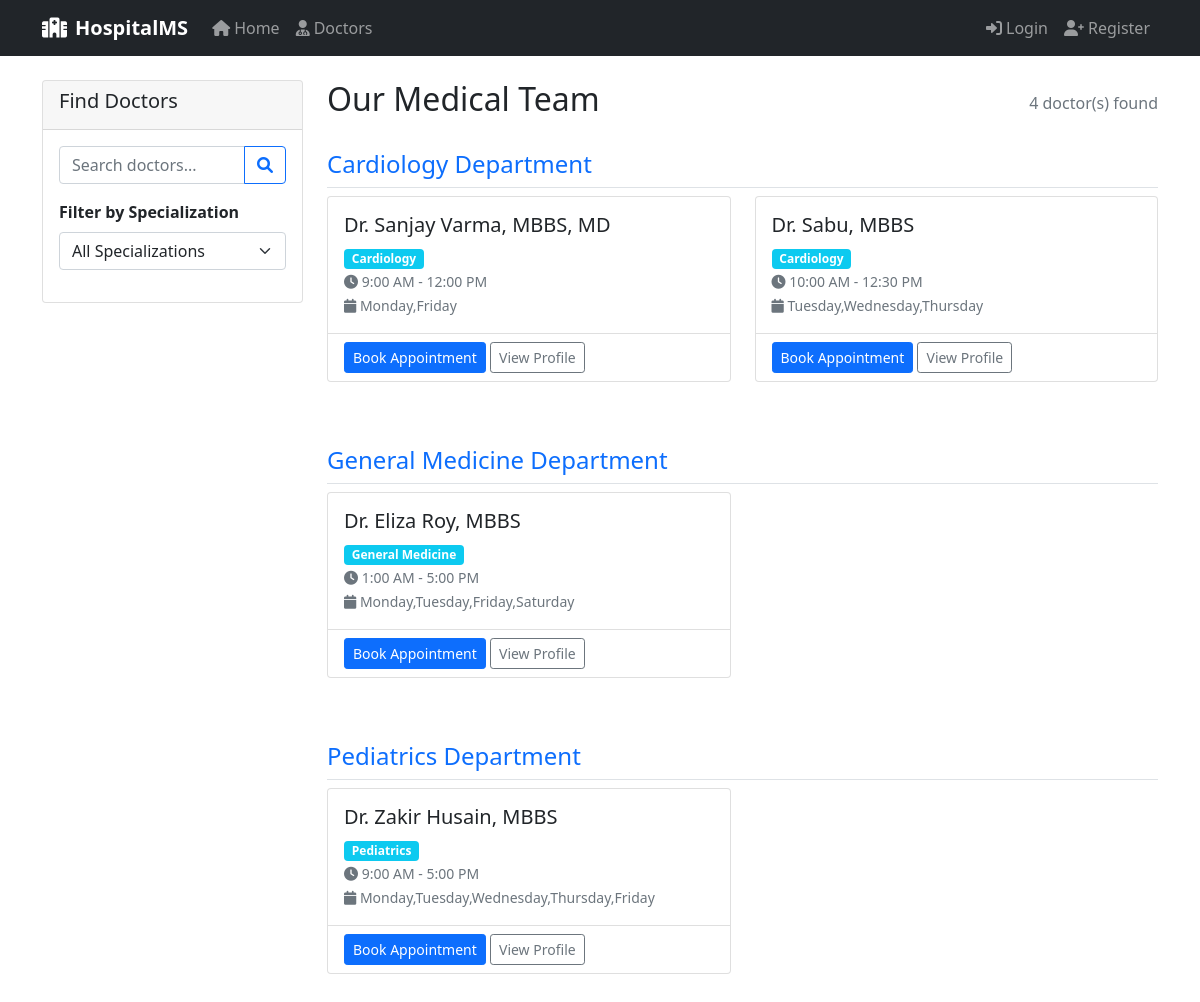
The app's page /doctors/ with its own data.
### hospital/models.py (models this page shows, shortened)
class Doctor(models.Model):
    SPECIALIZATION_CHOICES = [
        ('cardiology', 'Cardiology'),
        ('dermatology', 'Dermatology'),
        ('pediatrics', 'Pediatrics'),
        ('orthopedics', 'Orthopedics'),
        ('neurology', 'Neurology'),
        ('gynecology', 'Gynecology'),
        ('psychiatry', 'Psychiatry'),
        ('dentistry', 'Dentistry'),
        ('general', 'General Medicine'),
    ]
    user = models.OneToOneField(User, on_delete=models.CASCADE)
    qualification = models.CharField(max_length=20, default='MBBS')
    specialization = models.CharField(max_length=100, choices=SPECIALIZATION_CHOICES, default='general')
    start_time = models.TimeField(default='09:00:00')
    end_time = models.TimeField(default='17:00:00')
    available_days = models.CharField(max_length=100)  # monday, tuesday, ...
    max_appointments = models.IntegerField(default=50)

class User(AbstractUser):
    USER_TYPES = (
        ('admin', 'Admin'),
        ('patient', 'Patient'),
        ('doctor', 'Doctor'),
    )
    phone = models.CharField(max_length=10, blank=True)  # Increased length
    user_type = models.CharField(max_length=10, choices=USER_TYPES, default='patient')

### hospital/views.py (the view)
# urls.py: path('doctors/', views.view_doctors, name='view_doctors'),
def view_doctors(request):
    doctors = Doctor.objects.all().select_related('user')
    specialization = request.GET.get('specialization', '')
    search_query = request.GET.get('search', '')
    if specialization:
        doctors = doctors.filter(specialization=specialization)
    if search_query:
        doctors = doctors.filter(
            Q(user__first_name__icontains=search_query) |
            Q(user__last_name__icontains=search_query) |
            Q(specialization__icontains=search_query)
        )
    doctors = doctors.order_by('specialization')
    specializations = Doctor.SPECIALIZATION_CHOICES
    context = {
        'doctors': doctors,
        'specializations': specializations,
        'selected_specialization': specialization,
        'search_query': search_query,
    }
    return render(request, 'doctors.html', context)

### hospital/templates/doctors.html (shortened to what this page needs)
{% extends 'base.html' %}
{% block content %}
<div class="row">
    <div class="col-md-3">
        <div class="card mb-4">
            <div class="card-header">
                <h5>Find Doctors</h5>
            </div>
            <div class="card-body">
                <form method="get" class="mb-3">
                    <div class="input-group">
                        <input type="text" name="search" class="form-control"
                               placeholder="Search doctors..." value="{{ search_query }}">
                        <button class="btn btn-outline-primary" type="submit">
                            <i class="fas fa-search"></i>
                        </button>
                    </div>
                </form>
                <form method="get">
                    <div class="mb-3">
                        <label class="form-label"><strong>Filter by Specialization</strong></label>
                        <select name="specialization" class="form-select" onchange="this.form.submit()">
                            <option value="">All Specializations</option>
                        </select>
                    </div>
                </form>
            </div>
        </div>
    </div>
    <div class="col-md-9">
        <div class="d-flex justify-content-between align-items-center mb-4">
            <h2>Our Medical Team</h2>
            <span class="text-muted">{{ doctors.count }} doctor(s) found</span>
        </div>
        {% if doctors %}
            {% regroup doctors by get_specialization_display as specialization_list %}
            {% for specialization in specialization_list %}
            <div class="specialization-section mb-5">
                <h4 class="border-bottom pb-2 text-primary">{{ specialization.grouper }} Department</h4>
                <div class="row">
                    {% for doctor in specialization.list %}
                    <div class="col-lg-6 mb-3">
                        <div class="card h-100">
                            <div class="card-body">
                                <h5 class="card-title">Dr. {{ doctor.user.get_full_name }}, {{ doctor.qualification }}</h5>
                                <p class="card-text">
                                    <span class="badge bg-info">{{ doctor.get_specialization_display }}</span><br>
                                    <small class="text-muted">
                                        <i class="fas fa-clock"></i>
                                        {{ doctor.start_time|time:"g:i A" }} - {{ doctor.end_time|time:"g:i A" }}<br>
                                        <i class="fas fa-calendar"></i>
                                        {{ doctor.available_days|title }}
                                    </small>
                                </p>
                            </div>
                            <div class="card-footer bg-transparent">
                                <a href="{% url 'make_appointment' doctor.id %}"
                                   class="btn btn-primary btn-sm">Book Appointment</a>
                                <a href="#" class="btn btn-outline-secondary btn-sm">View Profile</a>
                            </div>
                        </div>
                    </div>
                    {% endfor %}
                </div>
            </div>
            {% endfor %}
        {% else %}
            <div class="text-center py-5">
                <h4 class="text-muted">No doctors found</h4>
                <p class="text-muted">Try adjusting your search or filters</p>
                <a href="{% url 'view_doctors' %}" class="btn btn-primary">Show All Doctors</a>
            </div>
        {% endif %}
    </div>
</div>
{% endblock %}

### hospital/templates/base.html (shortened to what this page needs)
<!DOCTYPE html>
<html lang="en">
<head>
    <link href="https://cdn.jsdelivr.net/npm/bootstrap@5.1.3/dist/css/bootstrap.min.css" rel="stylesheet">
    <link href="https://cdnjs.cloudflare.com/ajax/libs/font-awesome/6.0.0/css/all.min.css" rel="stylesheet">
</head>
<body>
    <nav class="navbar navbar-expand-lg navbar-dark bg-dark">
        <div class="container">
            <a class="navbar-brand" href="{% url 'index' %}">
                <i class="fas fa-hospital me-2"></i>HospitalMS
            </a>
            <div class="collapse navbar-collapse" id="navbarNav">
                <ul class="navbar-nav me-auto">
                    <li class="nav-item">
                        <a class="nav-link" href="{% url 'index' %}">
                            <i class="fas fa-home me-1"></i>Home
                        </a>
                    </li>
                    {% if user.user_type != 'admin' %}
                    <li class="nav-item">
                        <a class="nav-link" href="{% url 'view_doctors' %}">
                            <i class="fas fa-user-md me-1"></i>Doctors
                        </a>
                    </li>
                    {% endif %}
                </ul>
                <ul class="navbar-nav">
                    {% if user.is_authenticated %}
                        <li class="nav-item dropdown">
                            <a class="nav-link dropdown-toggle d-flex align-items-center" href="#" id="navbarDropdown"
                               role="button" data-bs-toggle="dropdown" aria-expanded="false">
                                <div class="d-flex align-items-center">
                                    <div class="avatar-circle me-2">
                                        <i class="fas fa-user text-white"></i>
                                    </div>
                                    <div class="d-none d-sm-block">
                                        <span class="fw-medium">{{ user.get_full_name|default:user.username }}</span>
                                        <small class="d-block text-muted" style="font-size: 0.7rem; line-height: 1;">
                                            {{ user.get_user_type_display }}
                                        </small>
                                    </div>
                                </div>
                            </a>
                            <ul class="dropdown-menu dropdown-menu-end" aria-labelledby="navbarDropdown">
                                <li class="dropdown-header">
                                    <div class="d-flex align-items-center">
                                        <div class="avatar-circle me-2">
                                            <i class="fas fa-user text-white"></i>
                                        </div>
                                        <div>
                                            <strong>{{ user.get_full_name|default:user.username }}</strong>
                                            <br>
                                            <small class="text-muted">{{ user.get_user_type_display }}</small>
                                        </div>
                                    </div>
                                </li>
                                <li><hr class="dropdown-divider"></li>
                                <li>
                                    <a class="dropdown-item" href="{% url 'dashboard' %}">
                                        <i class="fas fa-tachometer-alt me-2 text-primary"></i>
                                        Dashboard
                                    </a>
                                </li>
                                {% if user.user_type == 'patient' %}
                                <li>
                                    <a class="dropdown-item" href="{% url 'patient_treatment_history' %}">
                                        <i class="fas fa-history me-2 text-info"></i>
                                        Medical History
                                    </a>
                                </li>
                                <li>
                                    <a class="dropdown-item" href="{% url 'patient_lab_reports' %}">
                                        <i class="fas fa-file-medical me-2 text-success"></i>
                                        Lab Reports
                                    </a>
                                </li>
                                {% endif %}
                                {% if user.user_type == 'doctor' %}
                                <li>
                                    <a class="dropdown-item" href="{% url 'doctor_dashboard' %}">
                                        <i class="fas fa-calendar-alt me-2 text-info"></i>
                                        My Schedule
                                    </a>
                                </li>
                                {% endif %}
                                {% if user.user_type == 'admin' or user.is_staff %}
                                <li>
                                    <a class="dropdown-item" href="{% url 'admin_dashboard' %}">
                                        <i class="fas fa-cogs me-2 text-warning"></i>
                                        Admin Panel
                                    </a>
                                </li>
                                {% endif %}
                                <li><hr class="dropdown-divider"></li>
                                <li>
                                    <a class="dropdown-item" href="{% url 'patient_profile_update' %}">
                                        <i class="fas fa-user-edit me-2 text-info"></i>
                                        Update Profile
                                    </a>
                                </li>
                                <li>
                                    <a class="dropdown-item text-danger" href="{% url 'logout' %}">
                                        <i class="fas fa-sign-out-alt me-2"></i>
                                        Logout
                                    </a>
                                </li>
                            </ul>
                        </li>
                    {% else %}
                        <li class="nav-item">
                            <a class="nav-link" href="{% url 'login' %}">
                                <i class="fas fa-sign-in-alt me-1"></i>Login
                            </a>
                        </li>
                        <li class="nav-item">
                            <a class="nav-link" href="{% url 'register' %}">
                                <i class="fas fa-user-plus me-1"></i>Register
                            </a>
                        </li>
                    {% endif %}
                </ul>
            </div>
        </div>
    </nav>
    {% block full_width_content %}
    <div class="container mt-4">
        {% block content %}
        {% endblock %}
    </div>
    {% endblock %}
</body>
</html>

### hospital/templates/base.html (style rules this page uses)
.navbar-brand { font-weight: 600; }
.nav-link { font-weight: 500; transition: color 0.2s ease; }

### records on screen
Doctor: user.get_full_name "Sanjay Varma", qualification "MBBS, MD", specialization "Cardiology", start_time "9:00 AM", end_time "12:00 PM", available_days "Monday,Friday"
Doctor: user.get_full_name "Sabu", qualification "MBBS", specialization "Cardiology", start_time "10:00 AM", end_time "12:30 PM", available_days "Tuesday,Wednesday,Thursday"
Doctor: user.get_full_name "Eliza Roy", qualification "MBBS", specialization "General Medicine", start_time "1:00 AM", end_time "5:00 PM", available_days "Monday,Tuesday,Friday,Saturday"
Doctor: user.get_full_name "Zakir Husain", qualification "MBBS", specialization "Pediatrics", start_time "9:00 AM", end_time "5:00 PM", available_days "Monday,Tuesday,Wednesday,Thursday,Friday"

### other values on screen
{{ doctors.count }} "4"
{{ specialization.grouper }} "Cardiology" "General Medicine" "Pediatrics"
